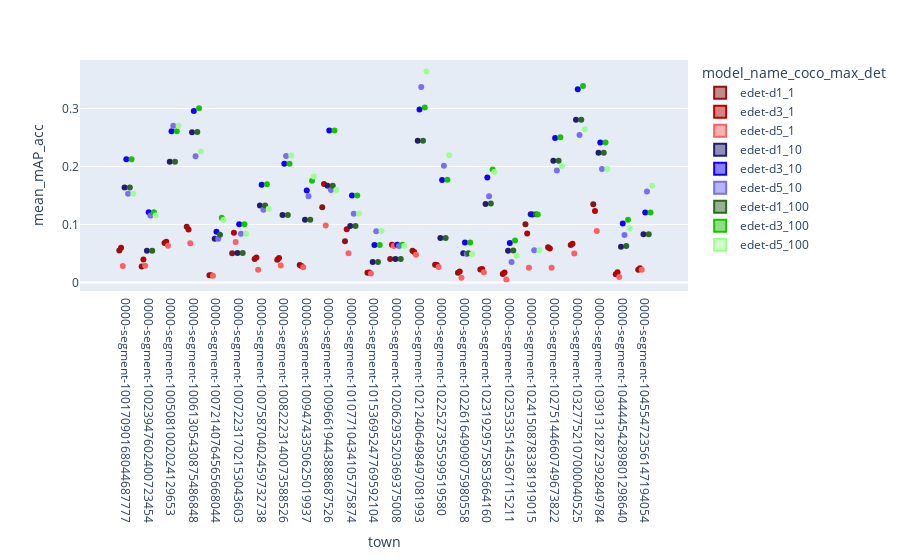

Notebook cell for this chart:
### Code cell
import plotly.express as px

df = df.sort_values(by=["town", "coco_metric"])
fig = px.violin(df.loc[((df["model_name"] == "edet-d1") | (df["model_name"] == "edet-d3") | (df["model_name"] == "edet-d5")) & (df["coco_AP-AR"] == "AR") & (df["resolution"] == "(1080, 1920)") & (df["coco_bbox_area"] == "all") & (df["coco_iou"] == "0.50:0.95")], 
                y="mean_mAP_acc", x="town", color="model_name_coco_max_det", box=True, points="all", hover_data=["model_name", "resolution", "mean_lat", "mean_mAP_acc", "coco_AP-AR"],
                category_orders={"model_name_coco_max_det": 
                                 ['edet-d1_1', 'edet-d3_1', 'edet-d5_1', 'edet-d1_10', 'edet-d3_10', 'edet-d5_10', 'edet-d1_100', 'edet-d3_100', 'edet-d5_100']
                                },
                color_discrete_sequence=["#8c1414", "#b80202", "#fc6060", "#231d70", "#1200ff", "#776df7", "#2d6625", "#18c400", "#9dff8f"]
               )
fig.show()
